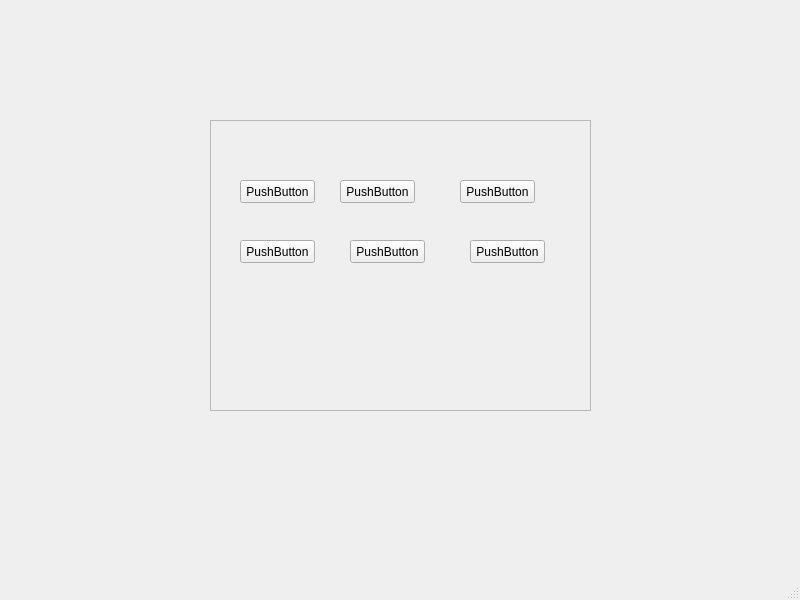
<?xml version="1.0" encoding="UTF-8"?>
<ui version="4.0">
 <class>MainWindow</class>
 <widget class="QMainWindow" name="MainWindow">
  <property name="geometry">
   <rect>
    <x>0</x>
    <y>0</y>
    <width>800</width>
    <height>600</height>
   </rect>
  </property>
  <property name="windowTitle">
   <string>MainWindow</string>
  </property>
  <widget class="QWidget" name="centralwidget">
   <widget class="QFrame" name="frame">
    <property name="geometry">
     <rect>
      <x>210</x>
      <y>120</y>
      <width>381</width>
      <height>291</height>
     </rect>
    </property>
    <property name="frameShape">
     <enum>QFrame::StyledPanel</enum>
    </property>
    <property name="frameShadow">
     <enum>QFrame::Raised</enum>
    </property>
    <widget class="QPushButton" name="pushButton">
     <property name="geometry">
      <rect>
       <x>30</x>
       <y>60</y>
       <width>75</width>
       <height>23</height>
      </rect>
     </property>
     <property name="text">
      <string>PushButton</string>
     </property>
    </widget>
    <widget class="QPushButton" name="pushButton_2">
     <property name="geometry">
      <rect>
       <x>130</x>
       <y>60</y>
       <width>75</width>
       <height>23</height>
      </rect>
     </property>
     <property name="text">
      <string>PushButton</string>
     </property>
    </widget>
    <widget class="QPushButton" name="pushButton_3">
     <property name="geometry">
      <rect>
       <x>250</x>
       <y>60</y>
       <width>75</width>
       <height>23</height>
      </rect>
     </property>
     <property name="text">
      <string>PushButton</string>
     </property>
    </widget>
    <widget class="QPushButton" name="pushButton_4">
     <property name="geometry">
      <rect>
       <x>30</x>
       <y>120</y>
       <width>75</width>
       <height>23</height>
      </rect>
     </property>
     <property name="text">
      <string>PushButton</string>
     </property>
    </widget>
    <widget class="QPushButton" name="pushButton_5">
     <property name="geometry">
      <rect>
       <x>140</x>
       <y>120</y>
       <width>75</width>
       <height>23</height>
      </rect>
     </property>
     <property name="text">
      <string>PushButton</string>
     </property>
    </widget>
    <widget class="QPushButton" name="pushButton_6">
     <property name="geometry">
      <rect>
       <x>260</x>
       <y>120</y>
       <width>75</width>
       <height>23</height>
      </rect>
     </property>
     <property name="text">
      <string>PushButton</string>
     </property>
    </widget>
   </widget>
  </widget>
  <widget class="QMenuBar" name="menubar">
   <property name="geometry">
    <rect>
     <x>0</x>
     <y>0</y>
     <width>800</width>
     <height>23</height>
    </rect>
   </property>
  </widget>
  <widget class="QStatusBar" name="statusbar"/>
 </widget>
 <resources/>
 <connections/>
</ui>
